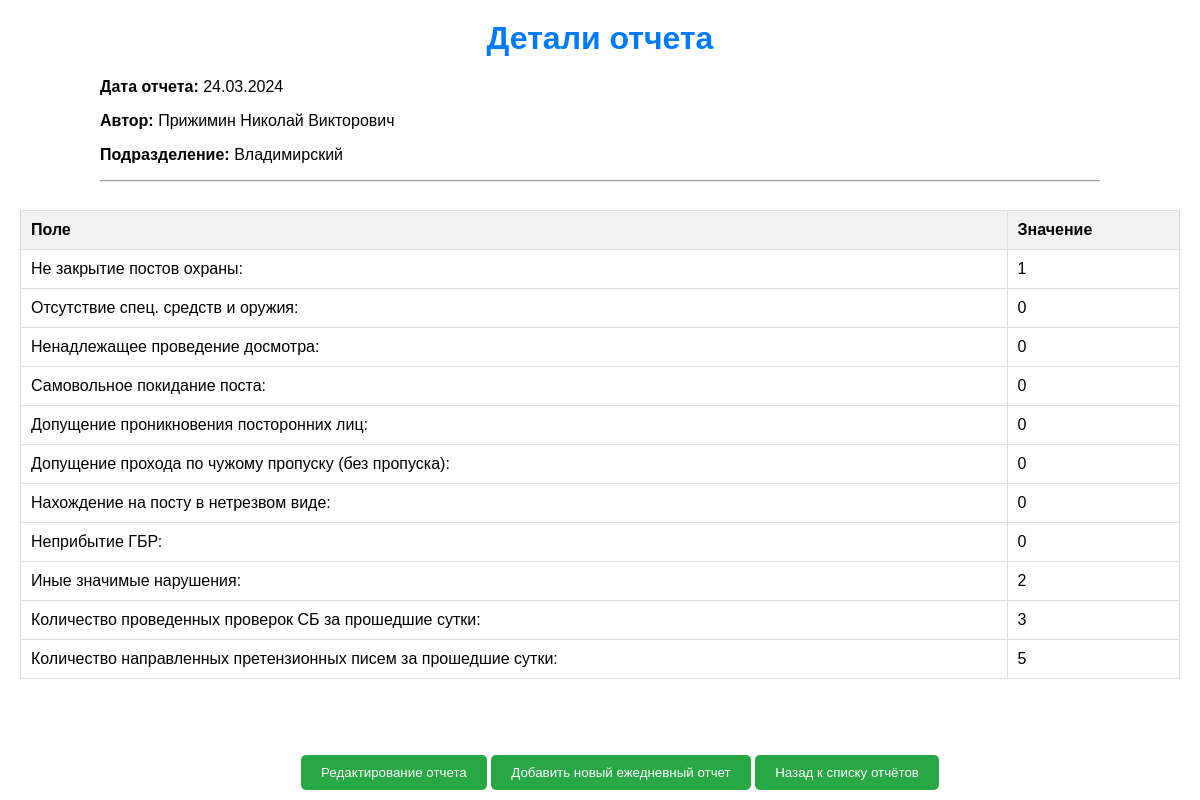
Page /daily/report/5/ (signed in) on the committed database.
### daily/models.py (models this page shows, shortened)
class DailyReport(models.Model):
    created_at = models.DateTimeField('Время создания', auto_now_add=True, editable=False)  # Нередактируемое поле с временем создания
    report_date = models.DateField('Отчётная дата')
    author = models.ForeignKey(User, verbose_name='Автор', on_delete=models.CASCADE)
    department = models.ForeignKey(Department, verbose_name='Филиал', on_delete=models.CASCADE)
    field_1 = models.PositiveSmallIntegerField('Незакрытие постов охраны', default=0)
    field_2 = models.PositiveSmallIntegerField('Отсутствие спец. средств и оружия', default=0)
    field_3 = models.PositiveSmallIntegerField('Ненадлежащее проведение досмотра', default=0)
    field_4 = models.PositiveSmallIntegerField('Самовольное покидание поста', default=0)
    field_5 = models.PositiveSmallIntegerField('Допущение проникновения посторонних лиц', default=0)
    field_6 = models.PositiveSmallIntegerField('Допущение прохода по чужому пропуску (без пропуска)', default=0)
    field_7 = models.PositiveSmallIntegerField('Нахождение на посту в нетрезвом виде', default=0)
    field_8 = models.PositiveSmallIntegerField('Неприбытие ГБР', default=0)
    field_9 = models.PositiveSmallIntegerField('Иные значимые нарушения', default=0)
    field_10 = models.PositiveSmallIntegerField('Количество проведенных проверок СБ за прошедшие сутки', default=0)
    field_11 = models.PositiveSmallIntegerField('Количество направленных претензионных писем за прошедшие сутки', default=0)

class Department(models.Model):
    name = models.CharField(max_length=100)

### daily/views.py (the view)
# urls.py: path('report/<int:report_id>/', report_details, name='report_details'),  # Маршрут для деталей отчета
@login_required
@check_user_department
def report_details(request, report_id):
    report = get_object_or_404(DailyReport, pk=report_id)
    user_full_name = f"{report.author.last_name} {report.author.first_name}"
    return render(request, 'daily/report_details.html', {'report': report, 'user_full_name': user_full_name})

### daily/templates/daily/report_details.html (shortened to what this page needs)
{% load static %}
<!DOCTYPE html>
<html lang="en">
<head>
    <link rel="stylesheet" type="text/css" href="{% static 'css/styles.css' %}">
</head>
<body>
    <div class="container">
        <h1>Детали отчета</h1>
        <p><strong>Дата отчета:</strong> {{ report.report_date | date:"d.m.Y" }}</p>
        <p><strong>Автор:</strong> {{ user_full_name }}</p>
        <p><strong>Подразделение:</strong> {{ report.department.name }}</p>
        <hr>
    </div>
    <div class="report-list">
        <table>
            <tr>
                <th>Поле</th>
                <th>Значение</th>
            </tr>
            <tr>
                <td>Не закрытие постов охраны:</td>
                <td>{{ report.field_1 }}</td>
            </tr>
            <tr>
                <td>Отсутствие спец. средств и оружия:</td>
                <td>{{ report.field_2 }}</td>
            </tr>
            <tr>
                <td>Ненадлежащее проведение досмотра:</td>
                <td>{{ report.field_3 }}</td>
            </tr>
            <tr>
                <td>Самовольное покидание поста:</td>
                <td>{{ report.field_4 }}</td>
            </tr>
            <tr>
                <td>Допущение проникновения посторонних лиц:</td>
                <td>{{ report.field_5 }}</td>
            </tr>
            <tr>
                <td>Допущение прохода по чужому пропуску (без пропуска):</td>
                <td>{{ report.field_6 }}</td>
            </tr>
            <tr>
                <td>Нахождение на посту в нетрезвом виде:</td>
                <td>{{ report.field_7 }}</td>
            </tr>
            <tr>
                <td>Неприбытие ГБР:</td>
                <td>{{ report.field_8 }}</td>
            </tr>
            <tr>
                <td>Иные значимые нарушения:</td>
                <td>{{ report.field_9 }}</td>
            </tr>
            <tr>
                <td>Количество проведенных проверок СБ за прошедшие сутки:</td>
                <td>{{ report.field_10 }}</td>
            </tr>
            <tr>
                <td>Количество направленных претензионных писем за прошедшие сутки:</td>
                <td>{{ report.field_11 }}</td>
            </tr>
        </table>
    </div>
    <div class="actions">
        <a href="{% url 'edit_daily_report' report.id %}" class="action-link">
            <button type="button">Редактирование отчета</button>
        </a>
        <a href="{% url 'add_daily_report' %}" class="action-link">
                <button type="button">Добавить новый ежедневный отчет</button>
        </a>
        <a href="{% url 'daily_reports' %}" class="action-link">
            <button type="button">Назад к списку отчётов</button>
        </a>
    </div>
</body>
</html>

### static/css/styles.css (style rules this page uses)
body { font-family: Arial, sans-serif; margin: 20px; }
h1 { color: #007bff; text-align: center; margin-top: 0; }
table { width: 100%; border-collapse: collapse; margin-top: 20px; }
th, td { padding: 10px; text-align: left; border: 1px solid #ddd; }
th { background-color: #f2f2f2; }
.container { width: 90%; max-width: 1000px; margin: 0 auto; }
.report-list { height: calc(100vh - 260px); overflow-y: auto; list-style-type: none; padding: 0; }
.actions { position: fixed; bottom: 10px; width: 100%; text-align: center; }
.actions button { background-color: #28a745; color: white; padding: 10px 20px; border: none; border-radius: 5px; cursor: pointer; transition: background-color 0.3s ease; }
.actions a { text-decoration: none; }

### rows in the picture
DailyReport: report_date "24.03.2024", department.name "Владимирский", field_1 "1", field_2 "0", field_3 "0", field_4 "0", field_5 "0", field_6 "0", field_7 "0", field_8 "0", field_9 "2", field_10 "3", field_11 "5"

### other values in the picture
{{ user_full_name }} "Прижимин Николай Викторович"
